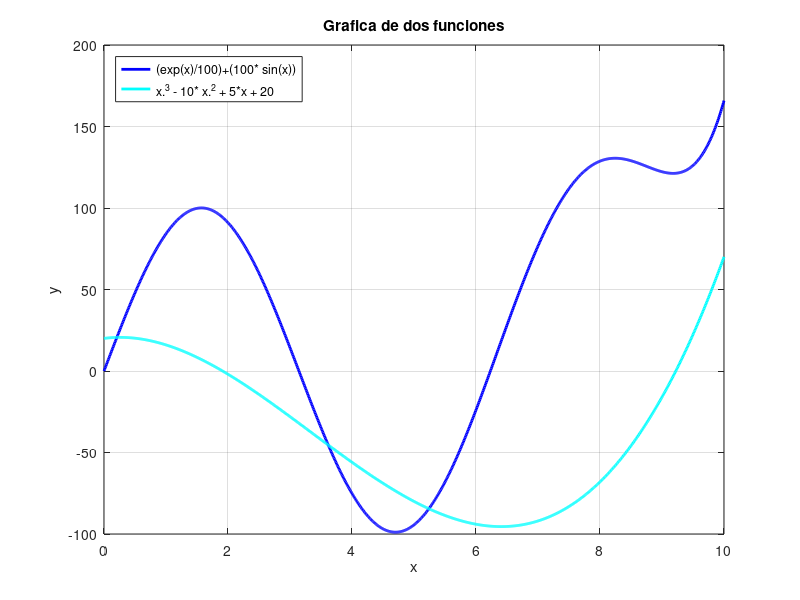

Write the MATLAB code that produced this figure. (Note: this script raises an error after producing the figure.)

x = linspace(0, 10, 1000);
f = (exp(x)/100)+(100* sin(x));
g = x.^3 - 10 * x.^2 + 5 * x + 20;

plot(x,f, 'b-', 'LineWidth', 2);
hold on;
plot(x,g,'c','LineWidth', 2);
hold on;

xlabel('x');
ylabel('y');
title('Grafica de dos funciones');
grid on;
legend( {'(exp(x)/100)+(100* sin(x))', 'x.^3 - 10* x.^2 + 5*x + 20'}, 'Location','northwest')
yline(0,'k--', 'LineWidth', 1.5,'DisplayName', 'y=0');

